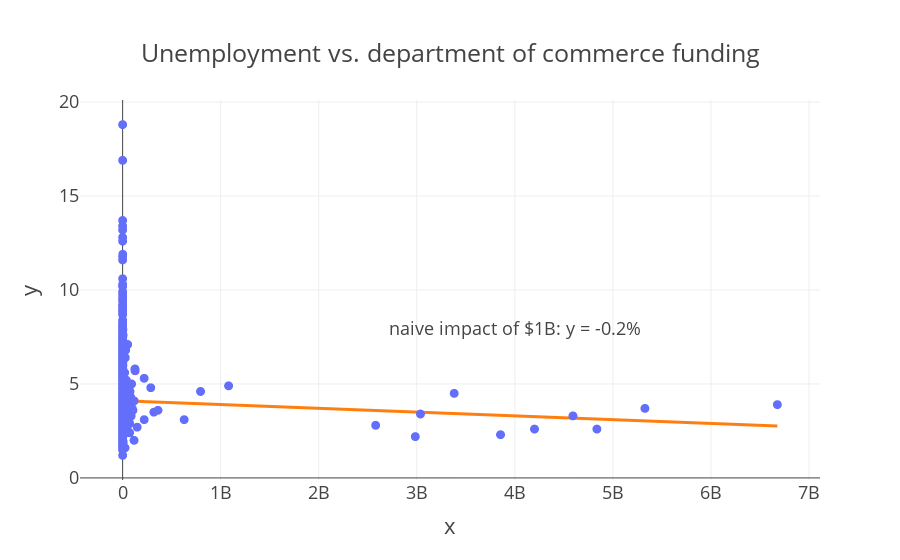

Notebook source saved alongside this figure:
### Code cell
int_data = dg.wide[intervention]['2016']
out_data = dg.wide[outcome]['2018']

regression_line = np.polyfit(int_data, out_data, 1)

print()
regression_fn = np.poly1d(regression_line)
line_values = regression_fn(int_data)


line_equation = f"naive impact of $1B: y = {round(regression_line[0] * 1e9, 2)}%"
fig = px.scatter(x=int_data, y=out_data, title='Unemployment vs. department of commerce funding',
                 )
fig.add_trace(go.Scatter(x=int_data, y=line_values, mode='lines'))
fig.update_layout(
                  title_x=0.5,  
                  title_y=0.92,  
                  annotations=[dict(text=line_equation, x=4 * 10e8, y=8, showarrow=False)],
                  template='presentation',showlegend=False)


fig.update_layout()
fig.show()

### Figure 1 — Plotly figure (JSON) as saved in the notebook; plotly's stock layout.template omitted (floating-point values rounded to 4 significant figures; data arrays with more than 128 entries replaced by an {"elided": "..."} marker saying what was removed)
{"data": [{"hovertemplate": "x=%{x}<br>y=%{y}<extra></extra>", "legendgroup": "", "marker": {"color": "#636efa", "symbol": "circle"}, "mode": "markers", "name": "", "showlegend": false, "type": "scattergl", "x": {"elided": "3063 float values"}, "xaxis": "x", "y": {"elided": "3063 float values"}, "yaxis": "y"}, {"mode": "lines", "type": "scatter", "x": {"elided": "3063 float values"}, "y": {"elided": "3063 float values"}}], "layout": {"annotations": [{"showarrow": false, "text": "naive impact of $1B: y = -0.2%", "x": 4000000000, "y": 8}], "legend": {"tracegroupgap": 0}, "showlegend": false, "title": {"text": "Unemployment vs. department of commerce funding", "x": 0.5, "y": 0.92}, "xaxis": {"anchor": "y", "domain": [0, 1], "title": {"text": "x"}}, "yaxis": {"anchor": "x", "domain": [0, 1], "title": {"text": "y"}}}}
